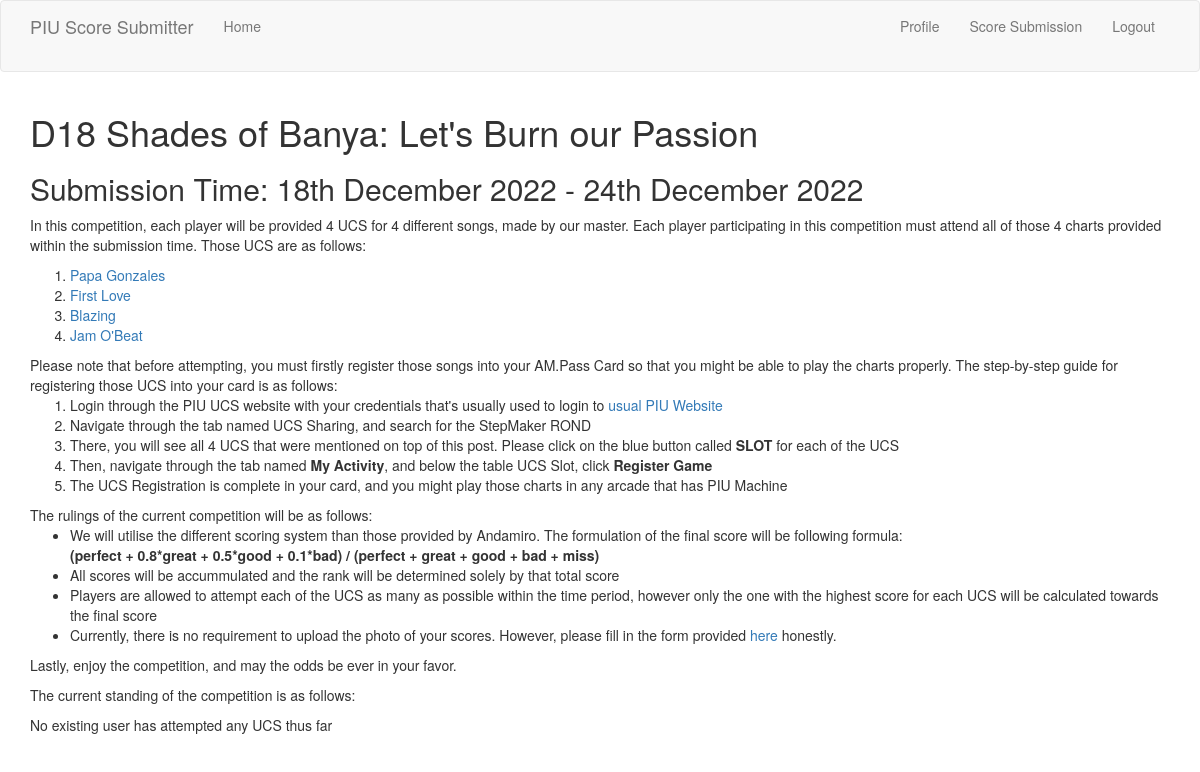
Before: /comp/E1 (signed in) with the older database file.
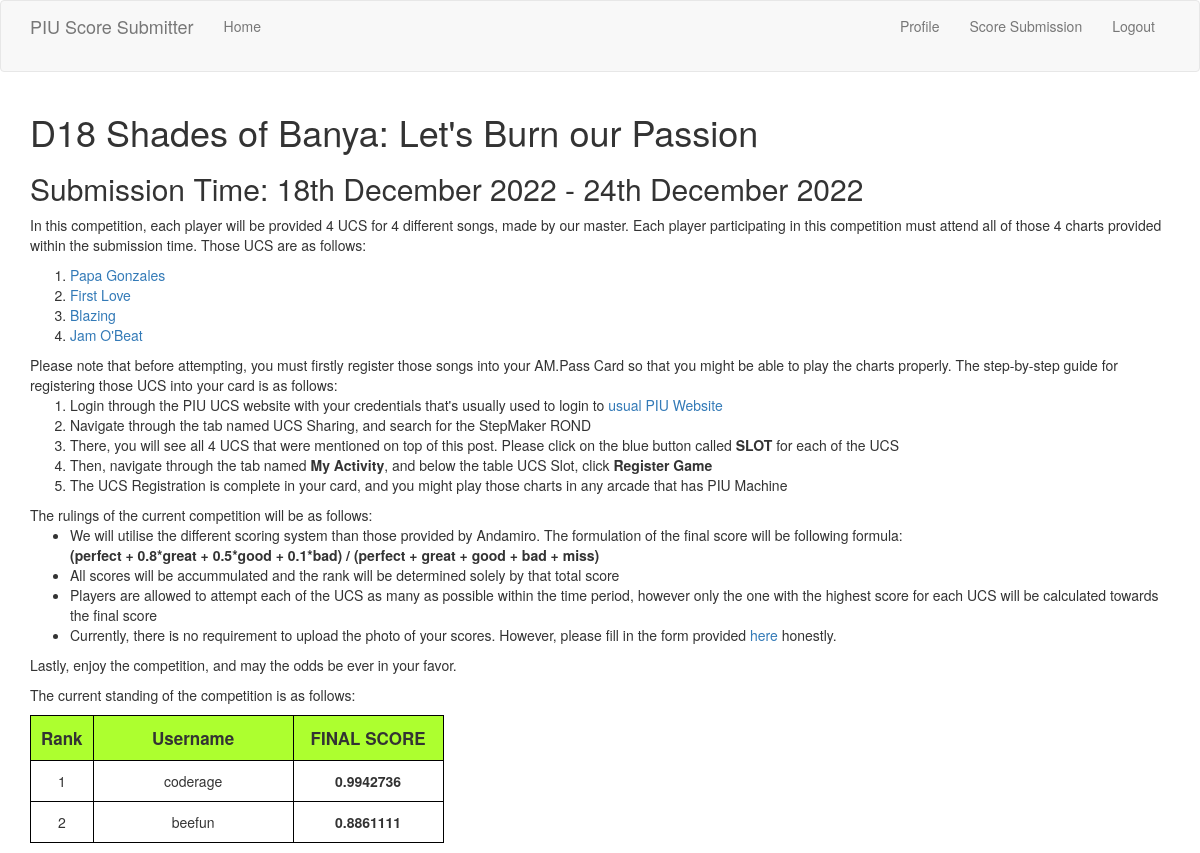
After: the same page with the newer database file.
### app/models.py (models this page shows, shortened)
class User(UserMixin, db.Model):
    id = db.Column(db.Integer, primary_key = True)
    username = db.Column(db.String(64), index = True, unique = True)
    email = db.Column(db.String(128), index = True, unique = True)
    password_hash = db.Column(db.String(128))
    about_me = db.Column(db.String(200))
    last_seen = db.Column(db.DateTime, default = datetime.utcnow)
    scores = db.relationship('Score', backref='author', lazy='dynamic')

### app/routes.py (the view)
@web.route('/comp/<event>')
@login_required
def comp(event):
    usernames = [user.username for user in User.query.all()]
    charts = sorted([chart.chart for chart in Chart.query.filter_by(event = event).all()])
    listScore = []
    for user in usernames:
        scores = Score.query.filter_by(event = event, username = user).all()
        print(scores)
        if len(scores) == 0:
            continue
        userScores = 0.0
        for chart in charts:
            scores_c = [score for score in scores if score.chart == chart]
            if len(scores_c) > 0:
                maxScore = max(scores_c, key = lambda p: p.finalScore)
                userScores += maxScore.finalScore
        listScore.append(
            {"username" : user, "totalScore" : round(userScores, 7)}
        )
    if len(listScore) == 0:
        final = None
    else:
        final = sorted(listScore, key = lambda p: p["totalScore"], reverse = True)
        for i in range(len(final)):
            final[i]["rank"] = i + 1
    return render_template("comp.html", title = "Competition Details", event = event, final = final)

### app/models.py (called while the page is built)
@login.user_loader
def load_user(id):
    return User.query.get(int(id))

    def __repr__(self):
        return '<Event:{} Chart:{} finalScore:{}>'.format(self.event, self.chart, self.finalScore)

### app/routes.py (called while the page is built)
@web.before_request
def before_request():
    if current_user.is_authenticated:
        current_user.last_seen = datetime.utcnow()
        db.session.commit()

### app/templates/comp.html (shortened to what this page needs)
{% extends "base.html" %}
{% block app_content %}
    <h1>D18 Shades of Banya: Let's Burn our Passion</h1>
    <h2>Submission Time: 18th December 2022 - 24th December 2022</h2>
    <p>In this competition, each player will be provided 4 UCS for 4 different songs, made by our master. Each player participating
        in this competition must attend all of those 4 charts provided within the submission time. Those UCS are as follows:
        <ol type="1">
            <li><a href="https://www.piugame.com/bbs/board.php?bo_table=ucs&wr_id=31355&sfl=wr_name%2C1&stx=ROND&sop=and">Papa Gonzales</a></li>
            <li><a href="https://www.piugame.com/bbs/board.php?bo_table=ucs&wr_id=31362&sfl=wr_name%2C1&stx=ROND&sop=and">First Love</a></li>
            <li><a href="https://www.piugame.com/bbs/board.php?bo_table=ucs&wr_id=31371&sfl=wr_name%2C1&stx=ROND&sop=and">Blazing</a></li>
            <li><a href="https://www.piugame.com/bbs/board.php?bo_table=ucs&wr_id=31372&sfl=wr_name%2C1&stx=ROND&sop=and">Jam O'Beat</a></li>
        </ol>
        Please note that before attempting, you must firstly register those songs into your AM.Pass Card so that you might be able
        to play the charts properly. The step-by-step guide for registering those UCS into your card is as follows:
        <ol type="1">
            <li>Login through the <a href="https://www.piugame.com/piu.ucs/ucs.main.php"></a>PIU UCS website</a>
                with your credentials that's usually used to login to <a href="https://www.piugame.com/piu.xx/">usual
                PIU Website</a></li>
            <li>Navigate through the tab named UCS Sharing, and search for the StepMaker ROND</li>
            <li>There, you will see all 4 UCS that were mentioned on top of this post. Please click on the blue button called
                <b>SLOT</b> for each of the UCS</li>
            <li>Then, navigate through the tab named <b>My Activity</b>, and below the table UCS Slot, click <b>Register Game</b></li>
            <li>The UCS Registration is complete in your card, and you might play those charts in any arcade that has PIU Machine</li>
        </ol>
        The rulings of the current competition will be as follows:
        <ul>
            <li>We will utilise the different scoring system than those provided by Andamiro. The formulation of the final
                score will be following formula:<br>
                <b>(perfect + 0.8*great + 0.5*good + 0.1*bad) / (perfect + great + good + bad + miss)</b></li>
            <li>All scores will be accummulated and the rank will be determined solely by that total score</li>
            <li>Players are allowed to attempt each of the UCS as many as possible within the time period, however
                only the one with the highest score for each UCS will be calculated towards the final score</li>
            <li>Currently, there is no requirement to upload the photo of your scores. However, please fill in the form
                provided <a href="{{ url_for('score') }}">here</a> honestly. </li>
        </ul>
        Lastly, enjoy the competition, and may the odds be ever in your favor.
    </p>
    <p>The current standing of the competition is as follows:
        {% if final %}
        <div>
            <table class="secondTable">
                <colgroup>
                    <col style="width:50px">
                    <col style="width:200px">
                    <col style="width:150px">
                </colgroup>
                <tr>
                    <th><b>Rank</b></th>
                    <th><b>Username</b></th>
                    <th><b>FINAL SCORE</b></th>
                </tr>
                {% for details in final %}
                <tr>
                    <td>{{ details.rank }}</td>
                    <td>{{ details.username }}</td>
                    <td><b>{{ details.totalScore }}</b></td>
                </tr>
                {% endfor %}
            </table>
        </div>
        {% else %}
        <p>No existing user has attempted any UCS thus far</p>
        {% endif %}
    </p>
{% endblock %}

Changed rows visible on the page:
now on this page (row edited): User: rank "1", username "coderage", totalScore "0.9942736"
now on this page (row edited): User: rank "2", username "beefun", totalScore "0.8861111"
Other visible differences:
text no longer shown: "No existing user has attempted any UCS thus far"
text now shown: "Rank Username FINAL SCORE"
